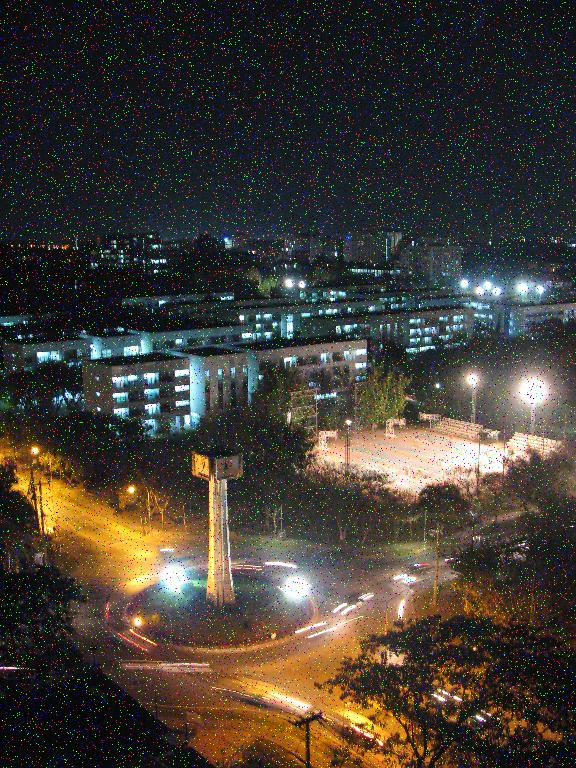
#> input picture A2_resources/Degraded.jpg, 576 x 768 px, found by its file name
$ jupyter execute q8.ipynb   (shell and % lines are left out)
#> lines starting #> are read from the running program, lines starting #| are printed output that depends on the picture
### The image Degraded.jpg has been degraded in some way. Try to find out what kind of degradation has been applied on the image and try to restore it. The original image before degradation is Clean.jpg. Clearly explain what you did to restore the image.

[cell 1]

import cv2
import numpy as np
from matplotlib import pyplot as plt
import math

[cell 2]
i1 = './A2_resources/Degraded.jpg'

img1 = cv2.imread(i1)
#> img1 is the input picture: shape (768, 576, 3); mean B, G, R 53, 61, 66.9

[cell 3]
def im2col(A, block, stepsize=1):
    m,n = A.shape
    s0, s1 = A.strides
    nrows = m-block[0]+1
    ncols = n-block[1]+1
    shp = block[0],block[1],nrows,ncols
    strd = s0,s1,s0,s1

    out_view = np.lib.stride_tricks.as_strided(A, shape=shp, strides=strd)
    return out_view.reshape(block[0]*block[1],-1)[:,::stepsize]

[cell 4]
def median_filter(img, k):
    a1, a2 = img.shape

    imcol = im2col(img, (a1-k+1,a2-k+1))
    y = np.median(imcol, axis = 1)
    y = y.reshape(a1-k+1, a2-k+1)

    return y

[cell 5]
b, g, r = cv2.split(img1)
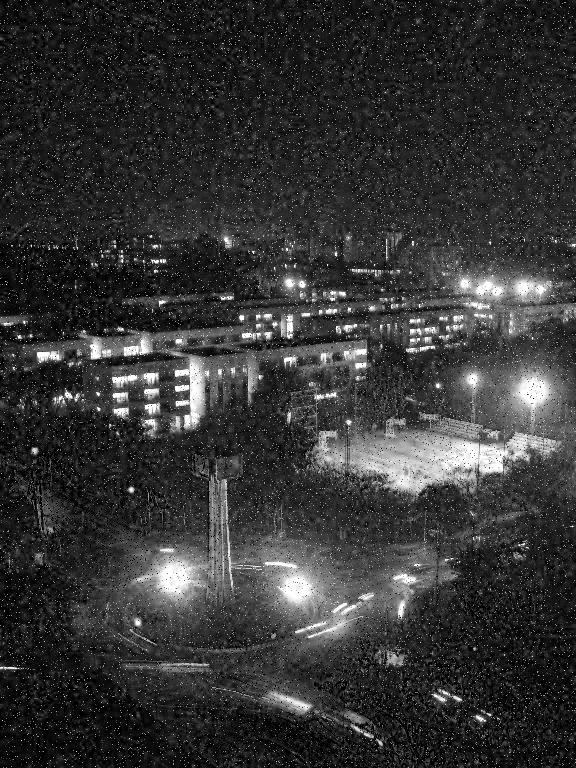
#> b: shape (768, 576); min 0, max 255, mean 53
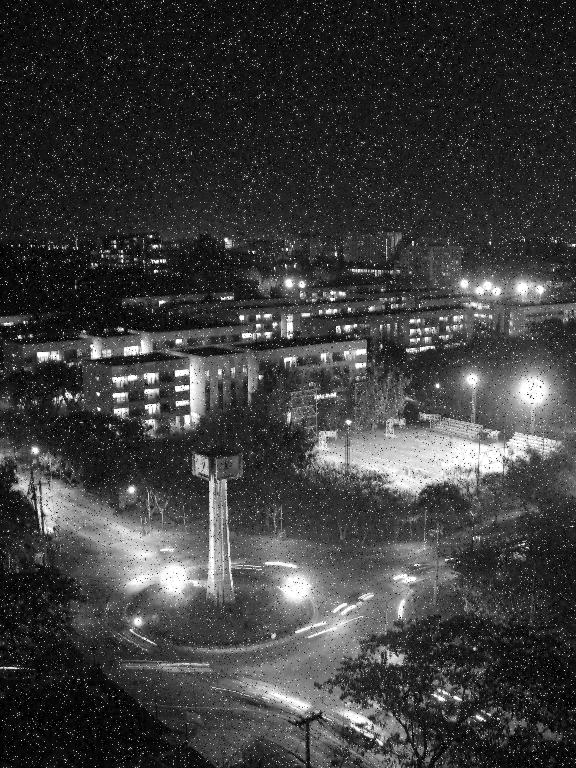
#> g: shape (768, 576); min 0, max 255, mean 61
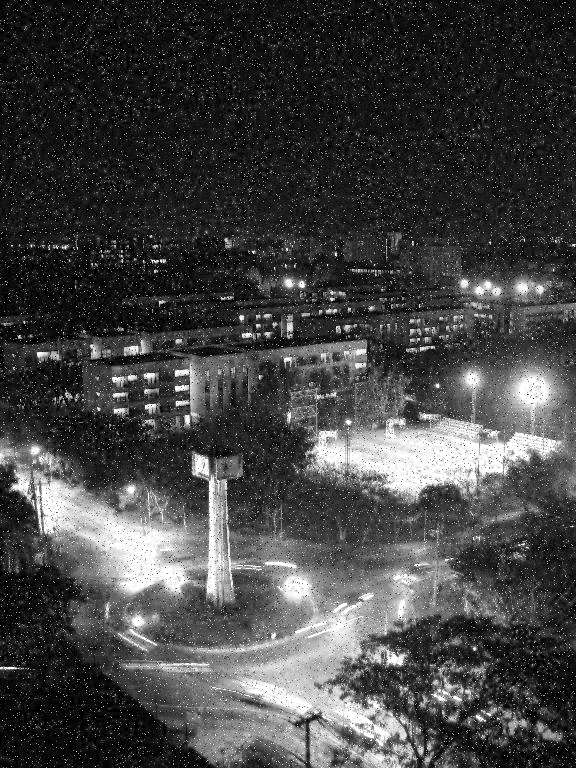
#> r: shape (768, 576); min 0, max 255, mean 66.9
k = 3

[cell 6]
b = (median_filter(b, k)).astype(np.uint8)
#> in im2col, `s0, s1 = A.strides`: s0 = 576; s1 = 1
#> in im2col, `strd = s0,s1,s0,s1`: strd = (576, 1, 576, 1)
#> in median_filter, `y = y.reshape(a1-k+1, a2-k+1)`:
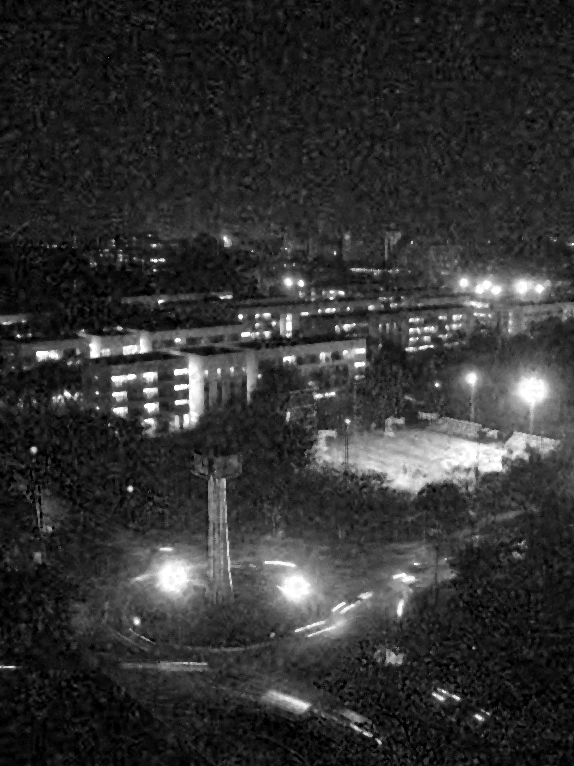
#> y: shape (766, 574) float64; min 0, max 255, mean 50.3
#> b: shape (766, 574)
g = (median_filter(g, k)).astype(np.uint8)
#> call 2 of median_filter, with k = 3
#> in median_filter (call 2), `y = y.reshape(a1-k+1, a2-k+1)`:
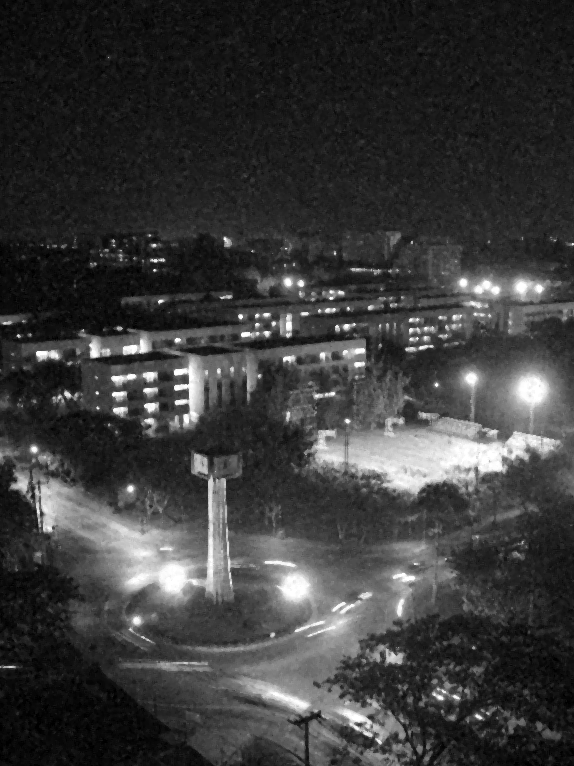
#> y: shape (766, 574) float64; min 0, max 255, mean 58.4
#> g: shape (766, 574)
r = (median_filter(r, k)).astype(np.uint8)
#> call 3 of median_filter, with k = 3
#> in median_filter (call 3), `y = y.reshape(a1-k+1, a2-k+1)`:
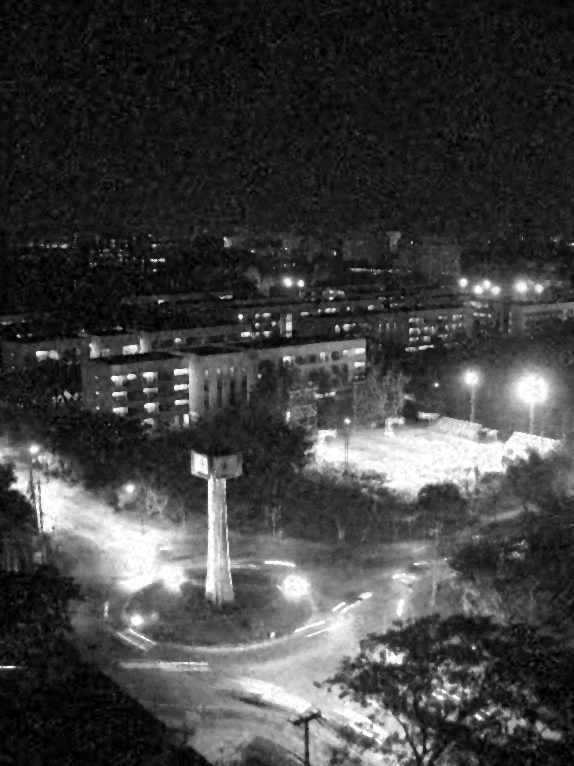
#> y: shape (766, 574) float64; min 0, max 255, mean 64.4
#> r: shape (766, 574)

[cell 7]
b = np.clip(b, 0, 255)
g = np.clip(g, 0, 255)
r = np.clip(r, 0, 255)

[cell 8]
img3 = cv2.imread(i1)
b3, g3, r3 = cv2.split(img3)
img3 = cv2.merge((r3,g3,b3))

[cell 9]
img2 = cv2.merge((r,g,b))
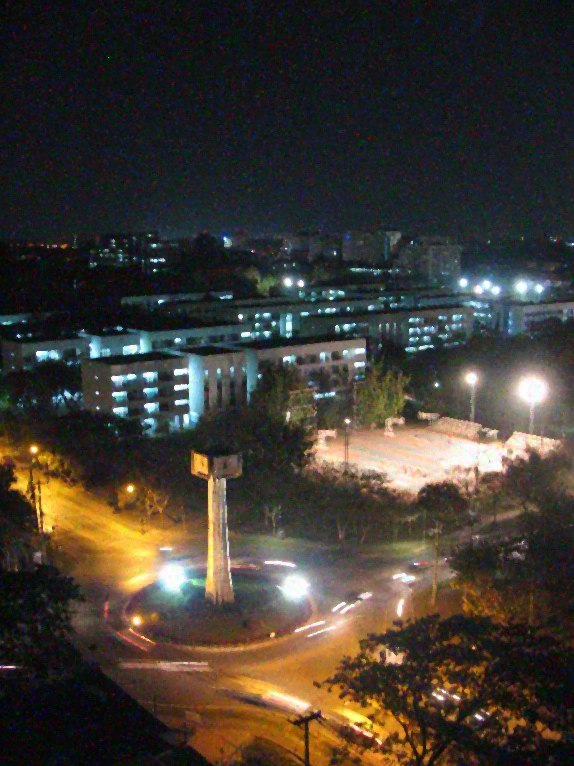
#> img2: shape (766, 574, 3); mean R, G, B 64.4, 58.4, 50.3

[cell 10]
plt.subplot(121),plt.imshow(img3)
plt.title('Original'), plt.xticks([]), plt.yticks([])
plt.subplot(122),plt.imshow(img2)
plt.title('Sharpened'), plt.xticks([]), plt.yticks([])
plt.show()
